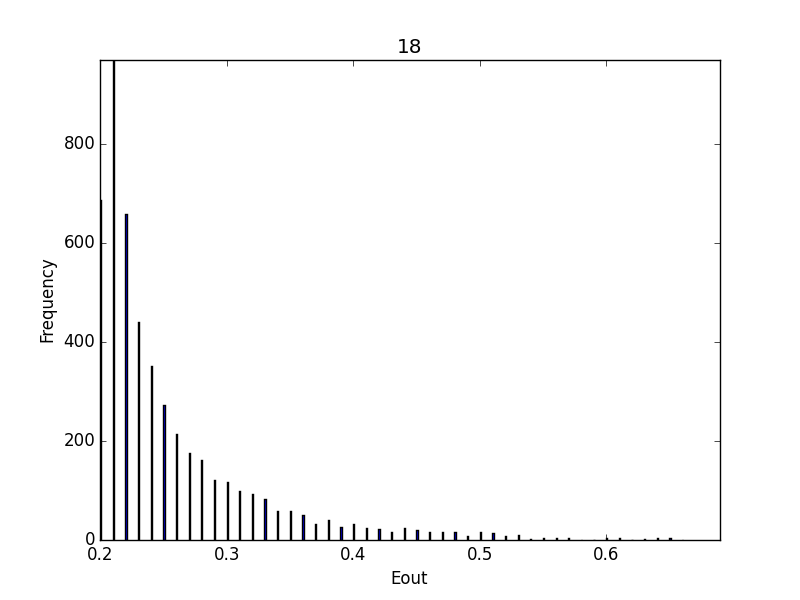

Source code (Python):
import numpy as np
import pylab as pl
import math
import sys
from random import *

def generate_input_data(time_seed,data_size):
    np.random.seed(time_seed)
    raw_X = np.sort(np.random.uniform(-1,1,data_size))
    noised_y = np.sign(raw_X)*np.where(np.random.random(raw_X.shape[0])<0.2,-1,1)
    return raw_X, noised_y

def Ein(x,y):
    Ein = x.shape[0]
    final_theta = 0.0
    for a in range(len(x)+1):
        if a == 0:
            theta = (x[0]-1)/2
        elif a == 20:
            theta = (1+x[a-1])/2
        else:
            theta = (x[a]+x[a-1])/2
        y_positive = np.where(x>theta,1,-1 )
        y_negative = np.where(x<theta,1,-1)
        error_positive = sum(y_positive!=y)
        error_negative = sum(y_negative!=y)
        if error_positive < error_negative:
            if error_positive < Ein:
                Ein = error_positive
                sign = 1
                final_theta = theta
        else:
            if error_negative < Ein:
                Ein = error_negative
                sign = -1
                final_theta = theta
    if final_theta==float("inf"):
        final_theta = 1.0
    if final_theta==float("-inf"):
        final_theta = -1.0
    return Ein, final_theta, sign

ans17 = {}
ans18 = {}
if __name__ == '__main__':
    Loop = 5000
    data_size = 20
    total_Eout = 0
    total_Ein = 0
    # repeat experiment Loop times
    for i in range(0,Loop):
        # generate
        x,y = generate_input_data(i,data_size)
        # Ein of this loop, best_theta, best_sign
        curr_Ein, theta, sign = Ein(x,y)
        total_Ein = total_Ein + curr_Ein
        # store the Ein of two number after point
        store_Ein= format((curr_Ein/float(data_size)),'.2f')
        # Eout of this loop
        curr_Eout = 0.5+0.3*sign*(abs(theta)-1)
        total_Eout = total_Eout + curr_Eout
        store_Eout= format((curr_Eout),'.2f')
        if float(store_Ein) not in ans17:
            ans17[float(store_Ein)] = 1
        else:
            ans17[float(store_Ein)] = ans17[float(store_Ein)] + 1
        if float(store_Eout) not in ans18:
            ans18[float(store_Eout)] = 1
        else:
            ans18[float(store_Eout)] = ans18[float(store_Eout)] + 1
    print '================================================================='
    print 'Average Ein: ',(float(total_Ein) / float(Loop*data_size))
    print '================================================================='
    print 'Average Eout: ',(float(total_Eout) / float(Loop))

    #plot figure
    pl.bar(ans18.keys(),ans18.values(), width=0.001)
    pl.xlim([min(ans18.keys()), max(ans18.keys())])
    pl.ylim(0, (max(ans18.values())))
    pl.xlabel('Eout')
    pl.ylabel('Frequency')
    pl.title('18')
    pl.savefig('18')
